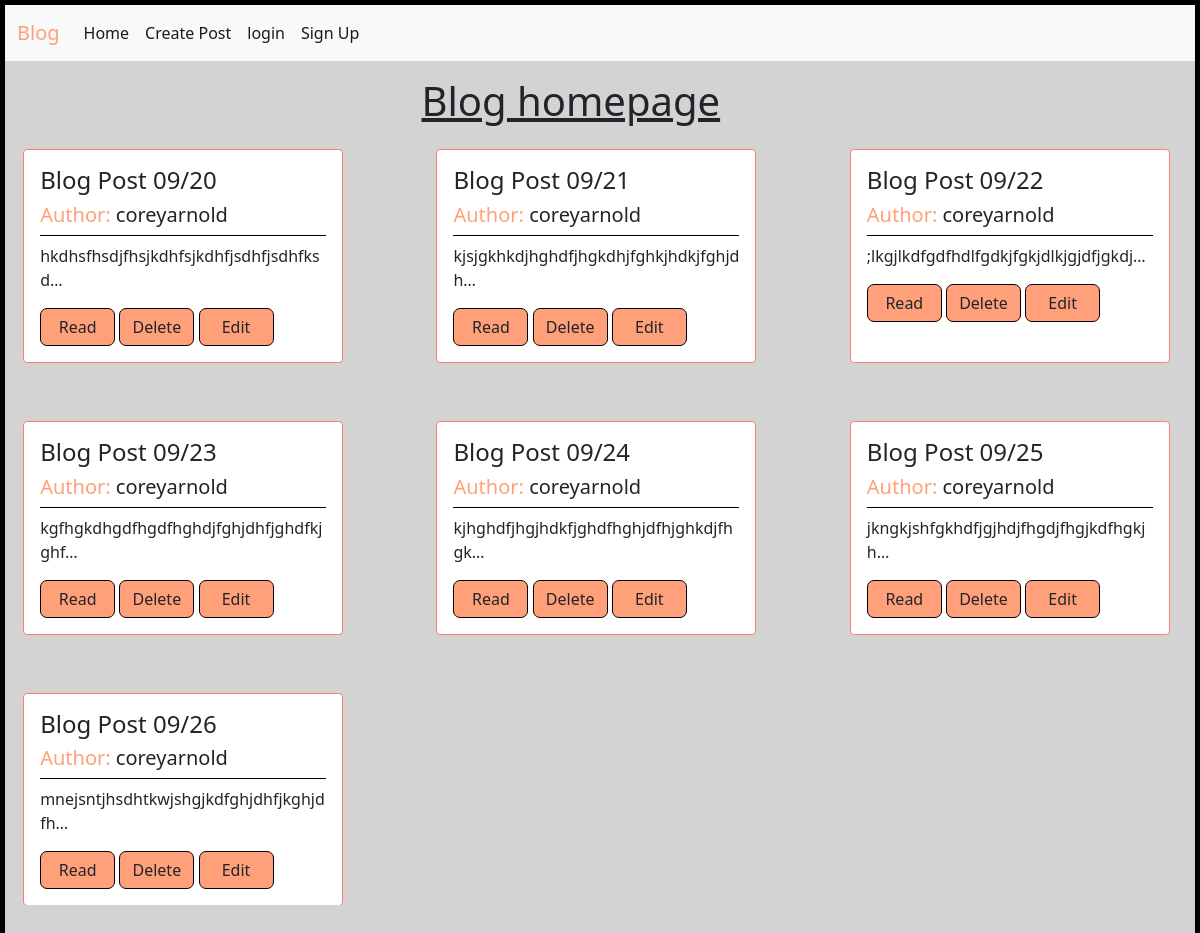
The page / on the database its author committed.
### blog/models.py (models this page shows, shortened)
class Post(models.Model):
    title = models.CharField(max_length=200)
    author = models.ForeignKey(
        "auth.User",
        on_delete=models.CASCADE,
    )
    body = models.TextField()

### blog/views.py (the view)
class BlogListView(ListView):
    model = Post
    template_name = "home.html"

### templates/home.html (shortened to what this page needs)
{% extends 'base.html' %}
{% block content %}
<h1 class="list-header">Blog homepage</h1>
<div class="all-blogs">
    {% for post in post_list %}
            <div class="card" style="width: 20rem;">
                <div class="card-body">
                    <div class="card-title">
                        <h4> {{ post.title }}</h4>
                        <h5><span>Author: </span> {{ post.author }}</h5>
                    </div>
                    <div>
                        <p class="card-txt">{{ post.body|truncatechars:38 }}</p>
                    </div>
                    <div class="links">
                        <a href="{% url 'blog_detail' post.id %}" class="btn">Read</a>
                        <a href="{% url 'post_delete' post.id %}" class="btn">Delete</a>
                        <a href="{% url 'post_edit' post.id %}" class="btn">Edit</a>
                    </div>
                </div>
            </div>
    {% endfor %}
</div>
{% endblock content %}

### static/css/blog_detail.css (style rules this page uses)
body { margin: 0; padding: 0; height:100vh; border: 5px solid black; background-color: lightgray; }

### static/css/blog_list.css (style rules this page uses)
.list-header { margin-left: 35%; margin-right: 35%; margin-bottom: 1.5rem; margin-top: 1rem; font-weight: 400; text-decoration: underline; }
.all-blogs { display: grid; grid-template-columns: repeat(3, 1fr); grid-gap: 50px; }
.card { margin-left:5%; margin-bottom: .5rem; border: 1px solid salmon; }
.card-title { border-bottom: 1px solid black; }
h5 span { color: lightsalmon; }
.btn { border: 1px solid black; border-radius: 7px; background-color:lightsalmon; width: 75px; }

### rows shown on the page
Post: title "Blog Post 09/20", author "coreyarnold", body "hkdhsfhsdjfhsjkdhfsjkdhfjsdhfjsdhfksd…"
Post: title "Blog Post 09/21", author "coreyarnold", body "kjsjgkhkdjhghdfjhgkdhjfghkjhdkjfghjdh…"
Post: title "Blog Post 09/22", author "coreyarnold", body ";lkgjlkdfgdfhdlfgdkjfgkjdlkjgjdfjgkdj…"
Post: title "Blog Post 09/23", author "coreyarnold", body "kgfhgkdhgdfhgdfhghdjfghjdhfjghdfkjghf…"
Post: title "Blog Post 09/24", author "coreyarnold", body "kjhghdfjhgjhdkfjghdfhghjdfhjghkdjfhgk…"
Post: title "Blog Post 09/25", author "coreyarnold", body "jkngkjshfgkhdfjgjhdjfhgdjfhgjkdfhgkjh…"
Post: title "Blog Post 09/26", author "coreyarnold", body "mnejsntjhsdhtkwjshgjkdfghjdhfjkghjdfh…"
